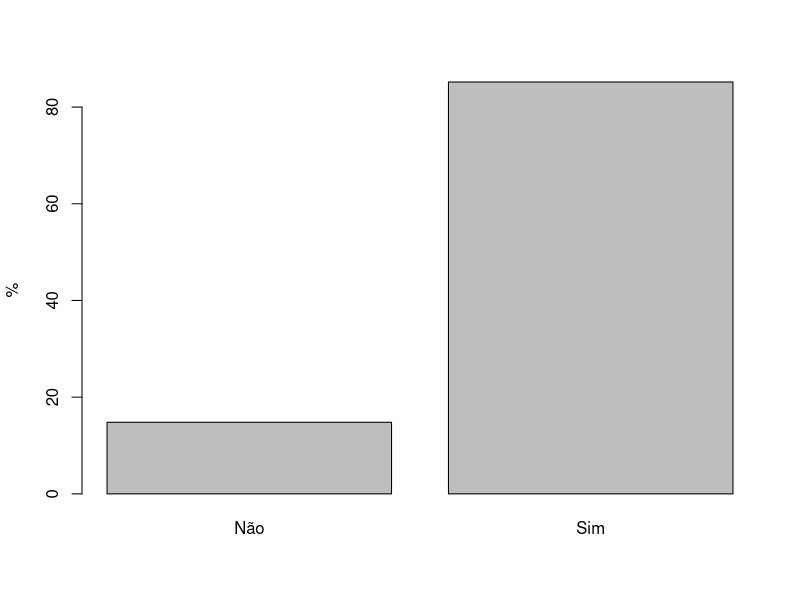
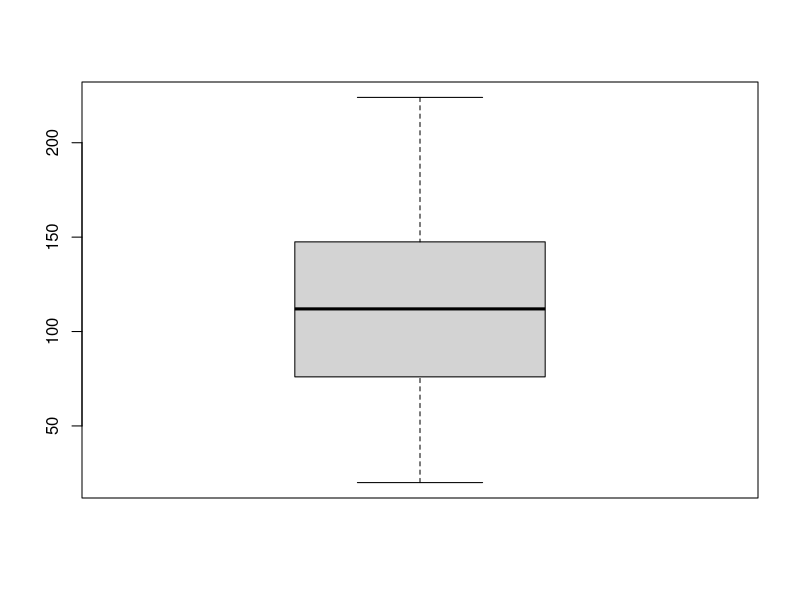
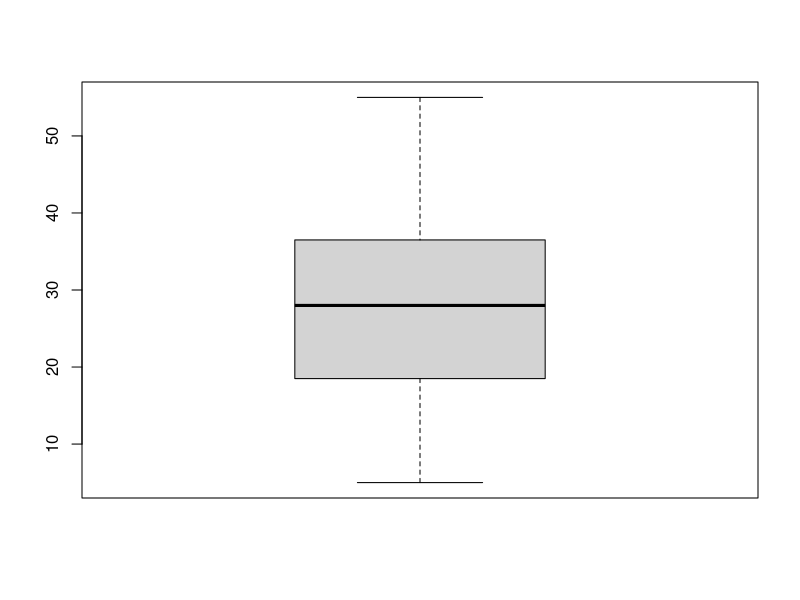
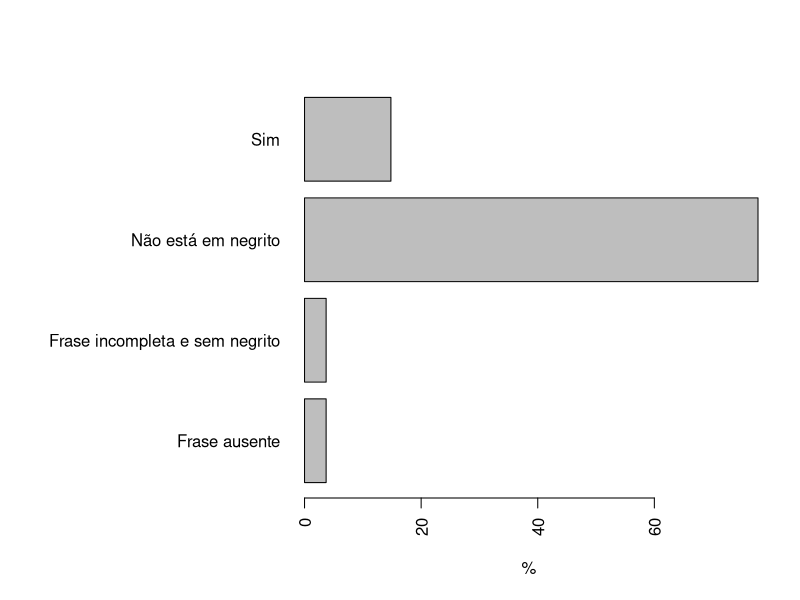

The R script that drew these images, in order:
## ---- chunk 1
dados <- read.csv("dados.csv")
## ---- chunk 2
des_sup <- table(dados$Designação.suplemento.energético.para.atletas)
des_sup_per <- des_sup * 100 / sum(des_sup)
barplot(des_sup_per, ylab = "%")
## ---- chunk 3
boxplot(dados$Valor.energético.por.porção.em.kcal)
## ---- chunk 4
boxplot(dados$carboidrato.por.porcao...g)
## ---- chunk 5
# Variável muito, muito longa
frase <-  table(dados$Frase.em.destaque.e.negrito..este.produto.não.substitui.uma.alimentação.equilibrada.e.seu.consumo.deve.ser.orientado.por.nutricionista.ou.médico)

frase_perc <- frase * 100 / sum(frase)

par(mar=c(5.1,15,4.1,2.1))
barplot(las=2, horiz = T, frase_perc, xlab = "%")
